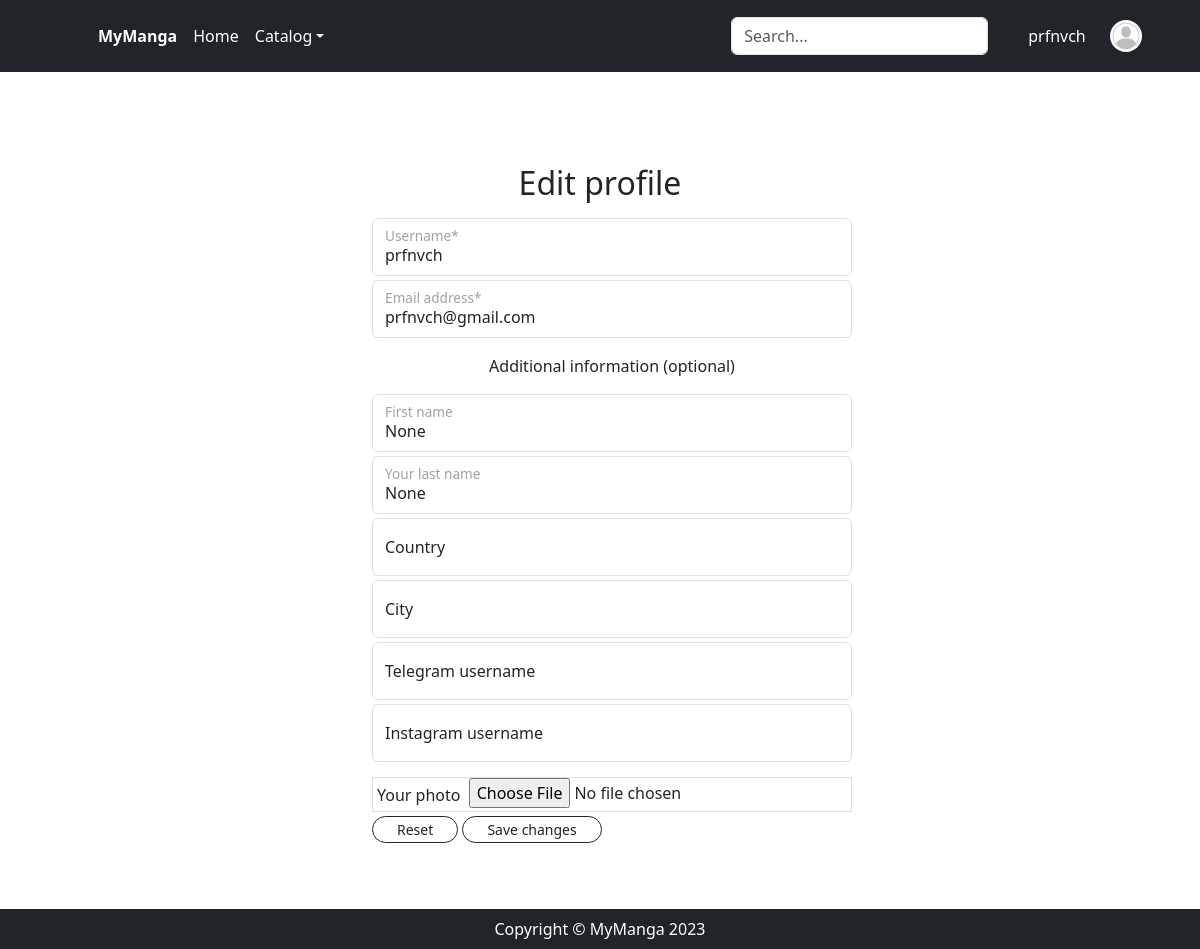
Before: /edit_profile/ (signed in) with the older database file.
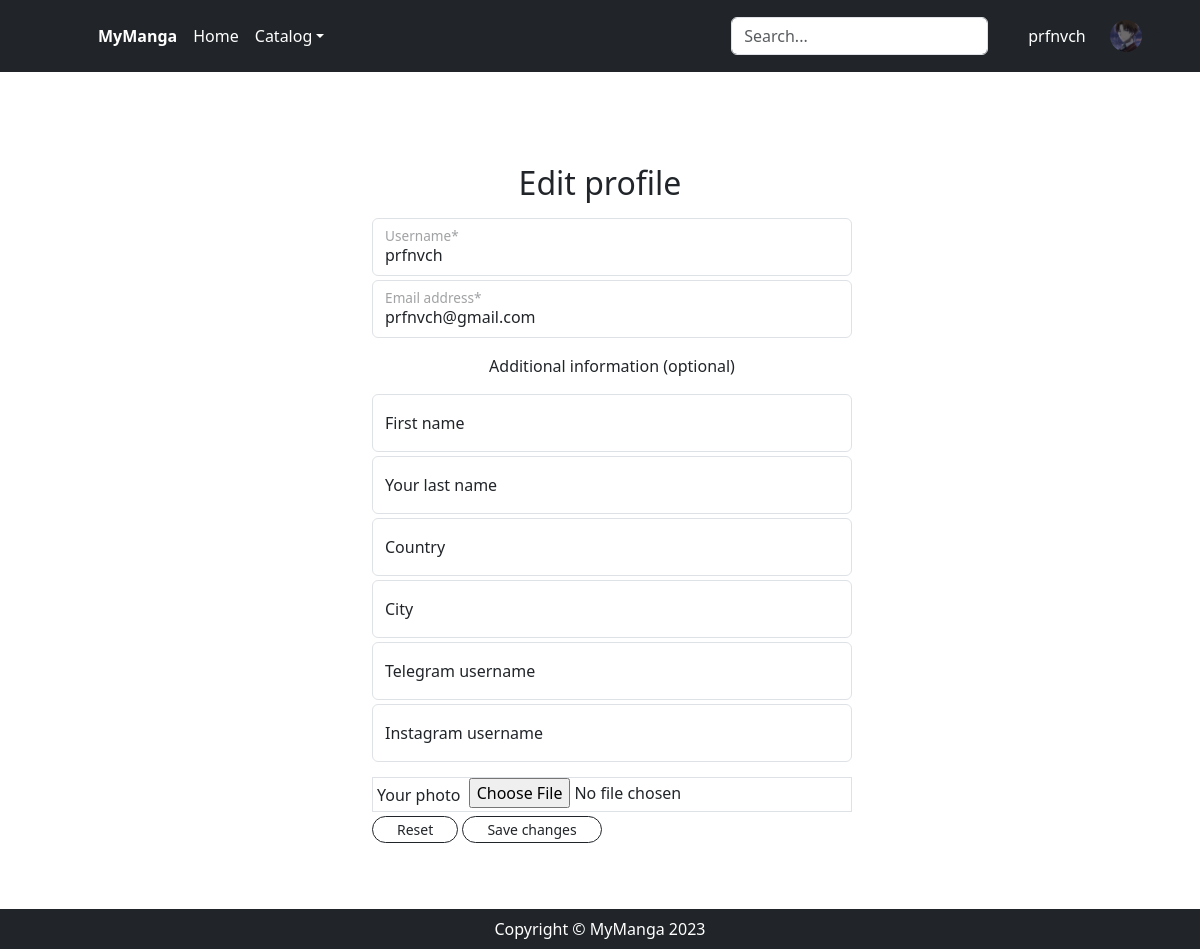
After: the same page with the newer database file.
### accounts/models.py (models this page shows, shortened)
class User(AbstractBaseUser, PermissionsMixin):
    username = models.CharField(max_length=60, unique=True)
    email = models.EmailField(unique=True)
    first_name = models.CharField(max_length=100, null=True, blank=True)
    last_name = models.CharField(max_length=100, null=True, blank=True)
    avatar = models.ImageField(null=True, blank=True, upload_to="avatars/")
    bio = models.TextField(blank=True, null=True)
    city = models.CharField(max_length=100, blank=True)
    country = models.CharField(max_length=100, blank=True)
    date_of_birth = models.DateTimeField(blank=True, null=True)
    date_joined = models.DateTimeField(auto_now_add=True)
    instagram = models.CharField(max_length=100, blank=True)
    telegram = models.CharField(max_length=100, blank=True)
    bookmarks = models.ManyToManyField("main.Manga", blank=True, related_name='related_manga')
    is_active = models.BooleanField(default=True)
    is_staff = models.BooleanField(default=False)
    is_superuser = models.BooleanField(default=False)
    objects = UserManager()
    USERNAME_FIELD = "username"
    REQUIRED_FIELDS = ["email"]
    def get_user_url(self):
        return reverse("user", args=[self.id])

### accounts/views.py (the view, shortened to what this page needs)
# urls.py: path("edit_profile/", ProfileEditView.as_view(), name="edit_profile")
class ProfileEditView(TemplateView):
    template_name = "user/edit_profile.html"
    def get(self, request):
        if request.user.is_authenticated:
            return render(request, self.template_name)
        else:
            return redirect('user')

### templates/user/edit_profile.html (shortened to what this page needs)
{% extends "base.html" %}
{% block content %}
<section style="margin-top: 7%;">
    <h2 class="text-center pt-2">Edit profile</h2>
    <section class="w-500 d-flex justify-content-center ">
        <div class="bg-white " >
        </div>
      <form style="width: 40%;" method="post" class="pt-2" enctype="multipart/form-data">
        <div class="form-floating mb-1">
          <input type="text" id="username" name="username" class="form-control" placeholder="Username"
                 value="{{ user.username }}" required>
            <label for="username">Username*</label>
        </div>
        <div class="form-floating mb-1 ">
            <input type="email" id="email" name="email" class="form-control" placeholder="Email address"
                   value="{{ user.email }}" required>
            <label for="email">Email address*</label>
        </div>
        <div class="form-floating mt-3">
            <p class="text-center">Additional information (optional)</p>
        </div>
        <div class="form-floating mb-1">
            <input type="text" id="name" name="first_name" class="form-control" placeholder="Your first name"
                   value="{{ user.first_name }}" >
            <label for="name">First name</label>
        </div>
        <div class="form-floating mb-1">
            <input type="text" id="surname" name="last_name" class="form-control" placeholder="Your last name*"
                   value="{{ user.last_name }}" >
            <label for="surname">Your last name</label>
        </div>
        <div class="form-floating mb-1">
            <input type="text" id="country" name="country" class="form-control" placeholder="Country"
            value="{{ user.country }}">
            <label for="country">Country</label>
        </div>
        <div class="form-floating mb-1">
            <input type="text" id="city" name="city" class="form-control" placeholder="City"
            value="{{ user.city }}">
            <label for="city">City</label>
        </div>
        <div class="form-floating mb-1">
            <input type="text" id="telegram" name="telegram" class="form-control" placeholder="Telegram username"
            value="{{ user.telegram }}">
            <label for="telegram">Telegram username</label>
        </div>
        <div class="form-floating mb-1">
            <input type="text" id="instagram" name="instagram" class="form-control" placeholder="Instagram username"
            value="{{ user.instagram }}">
            <label for="instagram">Instagram username</label>
        </div>
        <div class="form-floating mb-1 border" style="margin-top: 15px">
            <span>
                <label class="align-middle p-1" for="avatar">Your photo</label>
               <input type="file" name="avatar" id="avatar" accept="image/*">
            </span>
        </div>
        <p style="Margin: 0px 0px 50px 0px">
            <input class="btn btn-outline-dark btn-sm rounded-pill" type="reset" value="Reset" style="Padding: 2px 24px">
            <input class="btn btn-outline-dark btn-sm rounded-pill" type="submit" value="Save changes" style="Padding: 2px 24px">
        </p>
      </form>
    </section>
</section>
{% endblock content %}

### templates/base.html (shortened to what this page needs)
{% load static %}
<html lang="en">
    <head>
        <link rel="stylesheet" type="text/css" href="{% static 'css/styles.css' %}">
        <link href="https://cdn.jsdelivr.net/npm/bootstrap-icons@1.5.0/font/bootstrap-icons.css" rel="stylesheet" />
        <link href="https://cdn.jsdelivr.net/npm/bootstrap@5.3.0-alpha1/dist/css/bootstrap.min.css" rel="stylesheet">
        <link rel="stylesheet" href="https://cdnjs.cloudflare.com/ajax/libs/font-awesome/4.7.0/css/font-awesome.min.css">
      </head>
    <body class="d-flex flex-column min-vh-100">
        <header class="p-3 text-bg-dark sticky-top">
          <div class="container">
            <div class="d-flex flex-wrap align-items-center justify-content-center justify-content-lg-start">
              <a href="/" class="d-flex align-items-center mb-2 mb-lg-0 text-white text-decoration-none">
                <svg class="bi me-2" width="40" height="32" role="img" aria-label="Bootstrap"><use xlink:href="#bootstrap"></use></svg>
              </a>
              <ul class="nav col-12 col-lg-auto me-lg-auto mb-2 justify-content-center mb-md-0">
                <li><span class="nav-link px-2 text-white fw-bold">MyManga</span></li>
                <li><a href="{% url 'main-index' %}" class="nav-link px-2 text-white">Home</a></li>
                <li>
                  <div class="dropdown">
                      <a class="nav-link px-2 text-white dropdown-toggle" href="#" role="button"
                         data-bs-toggle="dropdown" aria-expanded="false">Catalog</a>
                  </div>
              </li>
              </ul>
              <div class="dropdown">
                <form class="col-12 col-lg-auto mb-3 mb-lg-0 me-lg-3" action="{% url 'manga-search' %}" method="post" role="search">
                  <input type="search" name="search" class="form-control form-control-dark text-bg-white" placeholder="Search..." aria-label="Search">
                </form>
              </div>
              {% if user.is_authenticated %}
              <span class="px-4 text-white">{{ user.username }}</span>
              <div class="dropdown text-end">
                <a href="#" class="d-block link-dark text-decoration-none dropdown-toggle" data-bs-toggle="dropdown" aria-expanded="false">
                  {% if user.avatar %}
                  <img src="{{ user.avatar.url }}" class="rounded-circle avatar-mini">
                  {% else %}
                  <img src="{% static 'assets/avatar-placeholder.jpeg' %}" class="rounded-circle avatar-mini">
                  {% endif %}
                </a>
              </div>
              {% else %}
              <div class="text-end">
                <button type="button" class="btn btn-outline-light me-2" data-bs-toggle="modal" data-bs-target="#modalLogin">Login</button>
                <button type="button" class="btn btn-warning me-2" data-bs-toggle="modal" data-bs-target="#modalSignup">Signup</button>
              </div>
              {% endif %}
        </header>
        {% block content %}{% endblock content %}
      <footer class="py-2 bg-dark footer mt-auto">
          <div class="container"><p class="m-0 text-center text-white">Copyright &copy; MyManga 2023</p></div>
      </footer>
    </body>
</html>

Changed rows visible on the page:
changed User "prfnvch": avatar: picture added; first_name "None" → (not shown); last_name "None" → (not shown)
